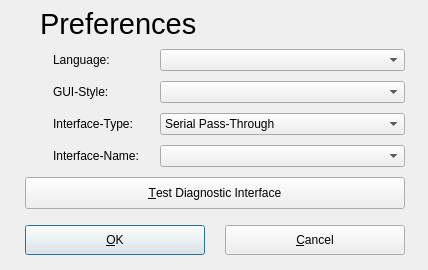
<?xml version="1.0" encoding="UTF-8"?>
<ui version="4.0">
 <class>Preferences_Dialog</class>
 <widget class="QDialog" name="Preferences_Dialog">
  <property name="windowModality">
   <enum>Qt::ApplicationModal</enum>
  </property>
  <property name="geometry">
   <rect>
    <x>0</x>
    <y>0</y>
    <width>428</width>
    <height>270</height>
   </rect>
  </property>
  <property name="sizePolicy">
   <sizepolicy hsizetype="Fixed" vsizetype="Fixed">
    <horstretch>230</horstretch>
    <verstretch>199</verstretch>
   </sizepolicy>
  </property>
  <property name="minimumSize">
   <size>
    <width>428</width>
    <height>270</height>
   </size>
  </property>
  <property name="maximumSize">
   <size>
    <width>428</width>
    <height>270</height>
   </size>
  </property>
  <property name="font">
   <font>
    <family>Liberation Sans</family>
   </font>
  </property>
  <property name="windowTitle">
   <string>Preferences</string>
  </property>
  <widget class="QLabel" name="title_label">
   <property name="geometry">
    <rect>
     <x>40</x>
     <y>7</y>
     <width>200</width>
     <height>34</height>
    </rect>
   </property>
   <property name="font">
    <font>
     <pointsize>22</pointsize>
    </font>
   </property>
   <property name="text">
    <string>Preferences</string>
   </property>
   <property name="scaledContents">
    <bool>false</bool>
   </property>
  </widget>
  <widget class="QPushButton" name="ok_pushButton">
   <property name="geometry">
    <rect>
     <x>25</x>
     <y>225</y>
     <width>180</width>
     <height>30</height>
    </rect>
   </property>
   <property name="text">
    <string>&amp;OK</string>
   </property>
  </widget>
  <widget class="QPushButton" name="cancel_pushButton">
   <property name="geometry">
    <rect>
     <x>225</x>
     <y>225</y>
     <width>180</width>
     <height>30</height>
    </rect>
   </property>
   <property name="text">
    <string>&amp;Cancel</string>
   </property>
  </widget>
  <widget class="QPushButton" name="testinterface_pushButton">
   <property name="geometry">
    <rect>
     <x>25</x>
     <y>177</y>
     <width>380</width>
     <height>32</height>
    </rect>
   </property>
   <property name="text">
    <string>&amp;Test Diagnostic Interface</string>
   </property>
   <property name="icon">
    <iconset resource="../resources/FreeSSM.qrc">
     <normaloff>:/icons/oxygen/32x32/fork.png</normaloff>:/icons/oxygen/32x32/fork.png</iconset>
   </property>
   <property name="iconSize">
    <size>
     <width>24</width>
     <height>24</height>
    </size>
   </property>
  </widget>
  <widget class="QComboBox" name="interfaceType_comboBox">
   <property name="geometry">
    <rect>
     <x>160</x>
     <y>113</y>
     <width>245</width>
     <height>22</height>
    </rect>
   </property>
   <item>
    <property name="text">
     <string>Serial Pass-Through</string>
    </property>
   </item>
   <item>
    <property name="text">
     <string>SAE-J2534 Pass-Through</string>
    </property>
   </item>
  </widget>
  <widget class="QComboBox" name="language_comboBox">
   <property name="geometry">
    <rect>
     <x>160</x>
     <y>49</y>
     <width>245</width>
     <height>22</height>
    </rect>
   </property>
  </widget>
  <widget class="QLabel" name="language_label">
   <property name="geometry">
    <rect>
     <x>53</x>
     <y>52</y>
     <width>105</width>
     <height>16</height>
    </rect>
   </property>
   <property name="text">
    <string>Language:</string>
   </property>
   <property name="scaledContents">
    <bool>false</bool>
   </property>
  </widget>
  <widget class="QLabel" name="interfaceName_label">
   <property name="geometry">
    <rect>
     <x>53</x>
     <y>148</y>
     <width>105</width>
     <height>16</height>
    </rect>
   </property>
   <property name="text">
    <string>Interface-Name:</string>
   </property>
  </widget>
  <widget class="QLabel" name="label">
   <property name="geometry">
    <rect>
     <x>10</x>
     <y>13</y>
     <width>24</width>
     <height>24</height>
    </rect>
   </property>
   <property name="text">
    <string/>
   </property>
   <property name="pixmap">
    <pixmap>:/icons/preferences24.png</pixmap>
   </property>
  </widget>
  <widget class="QLabel" name="langIcon_label">
   <property name="geometry">
    <rect>
     <x>25</x>
     <y>48</y>
     <width>22</width>
     <height>22</height>
    </rect>
   </property>
   <property name="text">
    <string/>
   </property>
   <property name="pixmap">
    <pixmap resource="../resources/FreeSSM.qrc">:/icons/oxygen/22x22/preferences-desktop-locale.png</pixmap>
   </property>
  </widget>
  <widget class="QLabel" name="interfaceTypeIcon_label">
   <property name="geometry">
    <rect>
     <x>25</x>
     <y>112</y>
     <width>22</width>
     <height>22</height>
    </rect>
   </property>
   <property name="text">
    <string/>
   </property>
   <property name="pixmap">
    <pixmap resource="../resources/FreeSSM.qrc">:/icons/chrystal/22x22/hardware.png</pixmap>
   </property>
  </widget>
  <widget class="QLabel" name="label_4">
   <property name="geometry">
    <rect>
     <x>9</x>
     <y>10</y>
     <width>26</width>
     <height>26</height>
    </rect>
   </property>
   <property name="text">
    <string/>
   </property>
   <property name="pixmap">
    <pixmap resource="../resources/FreeSSM.qrc">:/icons/oxygen/32x32/preferences-system.png</pixmap>
   </property>
   <property name="scaledContents">
    <bool>true</bool>
   </property>
  </widget>
  <widget class="QComboBox" name="guistyle_comboBox">
   <property name="geometry">
    <rect>
     <x>160</x>
     <y>81</y>
     <width>245</width>
     <height>22</height>
    </rect>
   </property>
  </widget>
  <widget class="QLabel" name="guistyle_label">
   <property name="geometry">
    <rect>
     <x>53</x>
     <y>84</y>
     <width>105</width>
     <height>16</height>
    </rect>
   </property>
   <property name="text">
    <string>GUI-Style:</string>
   </property>
  </widget>
  <widget class="QLabel" name="guiStyleIcon_label">
   <property name="geometry">
    <rect>
     <x>25</x>
     <y>80</y>
     <width>22</width>
     <height>22</height>
    </rect>
   </property>
   <property name="text">
    <string/>
   </property>
   <property name="pixmap">
    <pixmap resource="../resources/FreeSSM.qrc">:/icons/oxygen/22x22/preferences-desktop-theme.png</pixmap>
   </property>
  </widget>
  <widget class="QComboBox" name="interfaceName_comboBox">
   <property name="geometry">
    <rect>
     <x>160</x>
     <y>145</y>
     <width>245</width>
     <height>22</height>
    </rect>
   </property>
  </widget>
  <widget class="QLabel" name="interfaceType_label">
   <property name="geometry">
    <rect>
     <x>53</x>
     <y>116</y>
     <width>105</width>
     <height>16</height>
    </rect>
   </property>
   <property name="text">
    <string>Interface-Type:</string>
   </property>
  </widget>
  <widget class="QLabel" name="interfaceNameIcon_label">
   <property name="geometry">
    <rect>
     <x>25</x>
     <y>144</y>
     <width>22</width>
     <height>22</height>
    </rect>
   </property>
   <property name="text">
    <string/>
   </property>
   <property name="pixmap">
    <pixmap resource="../resources/FreeSSM.qrc">:/icons/chrystal/22x22/input_devices_settings.png</pixmap>
   </property>
  </widget>
 </widget>
 <tabstops>
  <tabstop>language_comboBox</tabstop>
  <tabstop>interfaceType_comboBox</tabstop>
  <tabstop>testinterface_pushButton</tabstop>
  <tabstop>ok_pushButton</tabstop>
  <tabstop>cancel_pushButton</tabstop>
 </tabstops>
 <resources>
  <include location="../resources/FreeSSM.qrc"/>
  <include location="../resources/FreeSSM.qrc"/>
 </resources>
 <connections/>
</ui>
